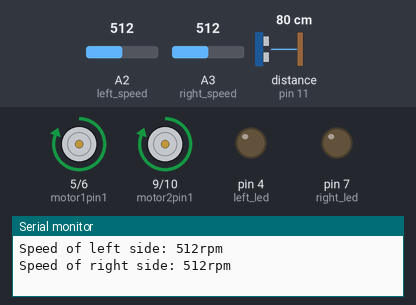
A sketch run on a simulated Arduino Uno, built with avr-gcc and run on an emulated ATmega328P. Shown: motor-driver pin pairs drawn as motors (green arrow = first pin HIGH = forward, orange = second pin HIGH = backward, longer = more drive), output pins drawn as LEDs (lit = HIGH), the last lines printed to the serial monitor. Wiring (inferred from the names in the program): ultrasonic range finder: trigger pin 12; echo pin 11. Inputs (shaded band) come from the test bench; at power-on: A2 (left_speed) = 512, A3 (right_speed) = 512, distance to the obstacle (sensor on pin 11) 80 cm. The echo pulse lasts 58.3 µs per cm; pins used as bus, display or sensor lines are not drawn.

Above: at 0.05 s.
At 0.55 s:
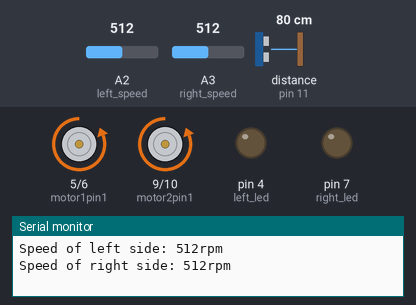
At 1.47 s:
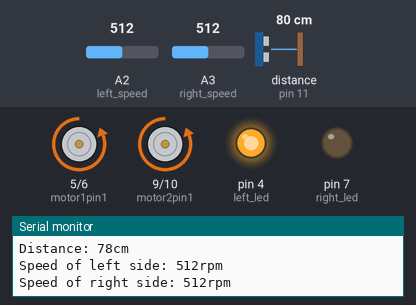
At 2.9 s:
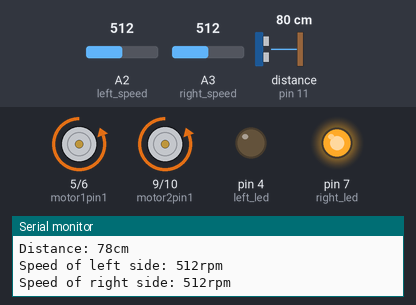
Timing chart, 0 to 3.2 s (numbered marks = the images above):
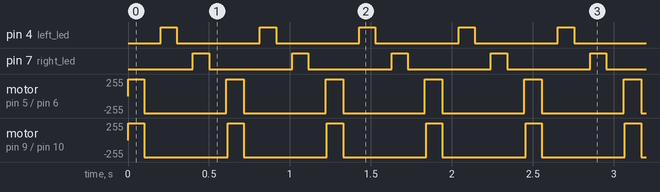

The sketch:

testingbot.ino
```cpp
int motor1pin1 = 5;
int motor1pin2 = 6;

int motor2pin1 = 9;
int motor2pin2 = 10;

int ultrasonic_echo = 11;
int ultrasonic_trig = 12;
long duration;
int distance;

int left_led = 4;
int right_led = 7;

int left_speed = 2;
int right_speed = 3;
int LV;
int RV;

void setup() {
  pinMode(motor1pin1, OUTPUT);
  pinMode(motor1pin2, OUTPUT);
  pinMode(motor2pin1, OUTPUT);
  pinMode(motor2pin2, OUTPUT);
  pinMode(ultrasonic_trig, OUTPUT);
  pinMode(ultrasonic_echo, INPUT);
  pinMode(left_led, OUTPUT);
  pinMode(right_led, OUTPUT);
  pinMode(left_speed, INPUT);
  pinMode(right_speed, INPUT);
  Serial.begin(9600);
}

void loop() {
  // put your main code here, to run repeatedly:
  digitalWrite(motor1pin1, HIGH);
  digitalWrite(motor1pin2, LOW);

  LV = analogRead(left_speed);
  Serial.print("Speed of left side: ");
  Serial.print(LV);
  Serial.println("rpm");

  RV = analogRead(right_speed);
  Serial.print("Speed of right side: ");
  Serial.print(RV);
  Serial.println("rpm");

  digitalWrite(motor2pin1, HIGH);
  digitalWrite(motor2pin2, LOW);
  delay(100);

  digitalWrite(motor1pin1, LOW);
  digitalWrite(motor1pin2, HIGH);

  digitalWrite(motor2pin1, LOW);
  digitalWrite(motor2pin2, HIGH);
  delay(100);

  digitalWrite(left_led, HIGH);
  delay(100);
  digitalWrite(left_led, LOW);
  delay(100);

  digitalWrite(right_led, HIGH);
  delay(100);
  digitalWrite(right_led, LOW);
  delay(100);

  // Clears the trigPin condition
  digitalWrite(ultrasonic_trig, LOW);
  delayMicroseconds(2);

  // Sets the trigPin HIGH (ACTIVE) for 10 microseconds
  digitalWrite(ultrasonic_trig, HIGH);
  delayMicroseconds(10);
  digitalWrite(ultrasonic_trig, LOW);

  // Reads the echoPin, returns the sound wave travel time in microseconds
  duration = pulseIn(ultrasonic_echo, HIGH);

  // Calculating the distance
  distance = duration * 0.034 / 2;

  // Displays the distance on the Serial Monitor
  Serial.print("Distance: ");
  Serial.print(distance);
  Serial.println("cm");
}
```

Measured:
- by itself, pin 4 (left_led), pin 7 (right_led): alternates HIGH for 0.10 s and LOW for 0.51 s
- by itself, motor on pin 5 (motor1pin1) / pin 6 (motor1pin2): alternates forward 255/255 for 0.11 s and backward 255/255 for 0.51 s
- by itself, motor on pin 9 (motor2pin1) / pin 10 (motor2pin2): alternates forward 255/255 for 0.10 s and backward 255/255 for 0.51 s
